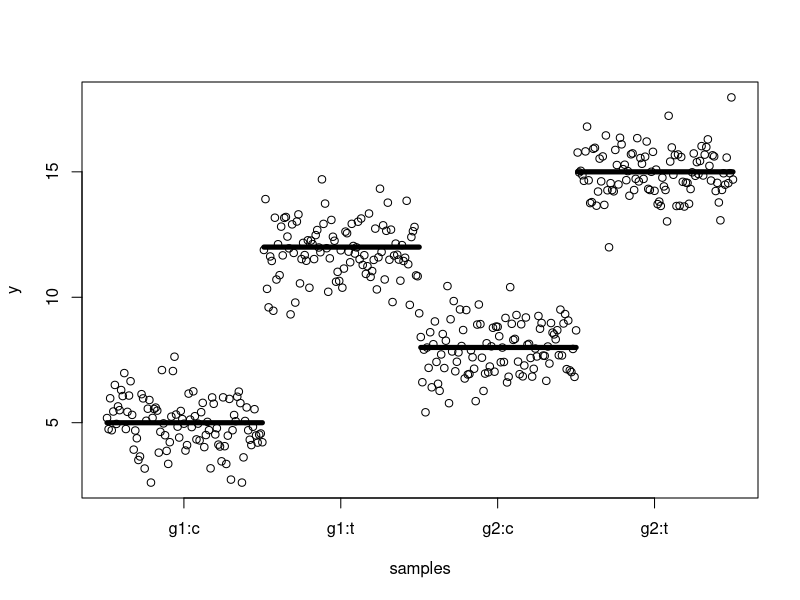
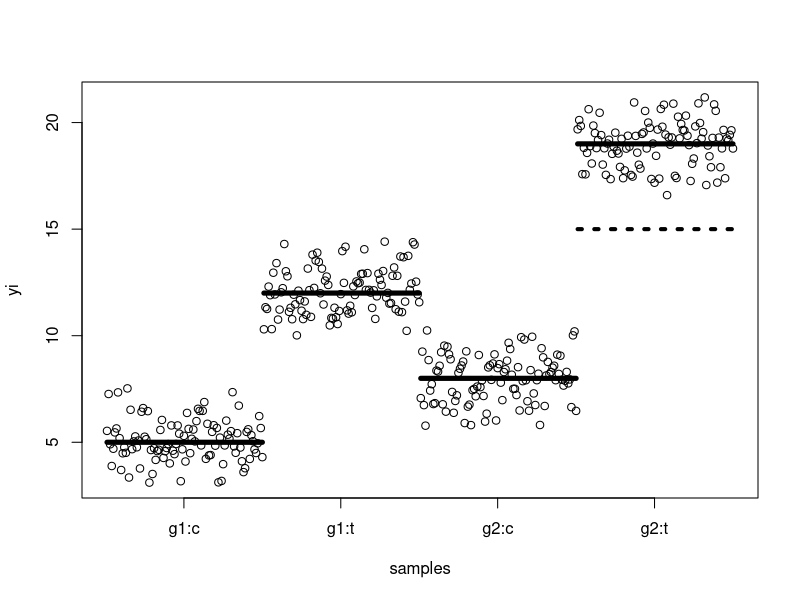

R code for these plots, in order:
## ---- chunk 1
n <- 400
X <- cbind(rep(1,n), rep(0:1,each=n/2), rep(rep(0:1,each=n/4),2))
Xsm <- cbind(rep(1,4), rep(0:1,each=2), rep(0:1,2))
beta <- c(5,3,7)
y <- rnorm(n, mean = X %*% beta, sd = 1)
## ---- chunk 2
plot(y,xaxt="n",xlab="samples")
axis(1,at=0:3 * 100 + 50,
     labels=c("g1:c","g1:t","g2:c","g2:t"))
mus <- Xsm %*% beta
segments(1 + 0:3*100,mus,
         1:4 * 100,mus,lwd=5)
## ---- chunk 3
Xi <- cbind(X, X[,2] * X[,3])
Xism <- cbind(Xsm, Xsm[,2] * Xsm[,3])
betai <- c(5,3,7,4)
yi <- rnorm(n, mean = Xi %*% betai, sd = 1)
## ---- chunk 4
plot(yi,xaxt="n",xlab="samples")
axis(1,at=0:3 * 100 + 50,
     labels=c("g1:c","g1:t","g2:c","g2:t"))
musi <- Xism %*% betai
segments(1 + 0:3*100,musi,
         1:4 * 100,musi,lwd=5)
segments(301,musi[4] - betai[4],
         400,musi[4] - betai[4],
         lwd=4, lty=3)
